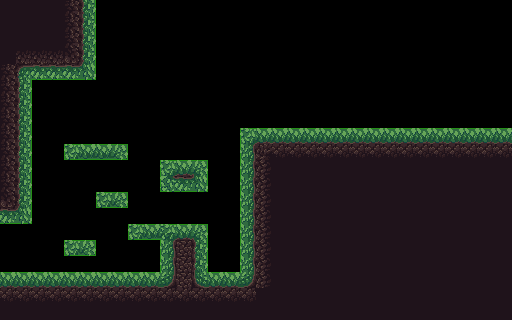

Below is a game level as drawn by its tile map, then a one-line description and the .tmx file that defines it, in full:
An orthogonal 32x20 tile map with 16x16 px tiles, 1 tile layer (Tile Layer 1).

<map version="1.9" tiledversion="1.9.0" orientation="orthogonal" renderorder="right-down" width="32" height="20" tilewidth="16" tileheight="16" infinite="0" nextlayerid="2" nextobjectid="1">
 <editorsettings>
  <export format="tmx" />
 </editorsettings>
 <tileset firstgid="1" source="TilesetPacks/BetterGrassTerain.tsx" />
 <layer id="1" name="Tile Layer 1" width="32" height="20">
  <data encoding="csv">
15,15,15,15,16,13,0,0,0,0,0,0,0,0,0,0,0,0,0,0,0,0,0,0,0,0,0,0,0,0,0,0,
15,15,15,15,16,13,0,0,0,0,0,0,0,0,0,0,0,0,0,0,0,0,0,0,0,0,0,0,0,0,0,0,
15,15,15,15,16,13,0,0,0,0,0,0,0,0,0,0,0,0,0,0,0,0,0,0,0,0,0,0,0,0,0,0,
9,25,25,25,26,13,0,0,0,0,0,0,0,0,0,0,0,0,0,0,0,0,0,0,0,0,0,0,0,0,0,0,
16,7,22,22,22,23,0,0,0,0,0,0,0,0,0,0,0,0,0,0,0,0,0,0,0,0,0,0,0,0,0,0,
16,13,0,0,0,0,0,0,0,0,0,0,0,0,0,0,0,0,0,0,0,0,0,0,0,0,0,0,0,0,0,0,
16,13,0,0,0,0,0,0,0,0,0,0,0,0,0,0,0,0,0,0,0,0,0,0,0,0,0,0,0,0,0,0,
16,13,0,0,0,0,0,0,0,0,0,0,0,0,0,0,0,0,0,0,0,0,0,0,0,0,0,0,0,0,0,0,
16,13,0,0,0,0,0,0,0,0,0,0,0,0,0,1,2,2,2,2,2,2,2,2,2,2,2,2,2,2,2,2,
16,13,0,0,31,32,32,33,0,0,0,0,0,0,0,11,4,5,5,5,5,5,5,5,5,5,5,5,5,5,5,5,
16,13,0,0,0,0,0,0,0,0,1,2,3,0,0,11,14,15,15,15,15,15,15,15,15,15,15,15,15,15,15,15,
16,13,0,0,0,0,0,0,0,0,21,22,23,0,0,11,14,15,15,15,15,15,15,15,15,15,15,15,15,15,15,15,
26,13,0,0,0,0,31,33,0,0,0,0,0,0,0,11,14,15,15,15,15,15,15,15,15,15,15,15,15,15,15,15,
22,23,0,0,0,0,0,0,0,0,0,0,0,0,0,11,14,15,15,15,15,15,15,15,15,15,15,15,15,15,15,15,
0,0,0,0,0,0,0,0,31,32,34,2,3,0,0,11,14,15,15,15,15,15,15,15,15,15,15,15,15,15,15,15,
0,0,0,0,31,33,0,0,0,0,11,12,13,0,0,11,14,15,15,15,15,15,15,15,15,15,15,15,15,15,15,15,
0,0,0,0,0,0,0,0,0,0,11,12,13,0,0,11,14,15,15,15,15,15,15,15,15,15,15,15,15,15,15,15,
2,2,2,2,2,2,2,2,2,2,18,12,17,2,2,18,14,15,15,15,15,15,15,15,15,15,15,15,15,15,15,15,
5,5,5,5,5,5,5,5,5,5,5,5,5,5,5,5,20,15,15,15,15,15,15,15,15,15,15,15,15,15,15,15,
15,15,15,15,15,15,15,15,15,15,15,15,15,15,15,15,15,15,15,15,15,15,15,15,15,15,15,15,15,15,15,15
</data>
 </layer>
</map>
